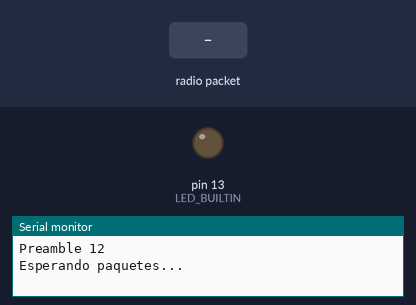
Bench run of a sketch on a simulated Arduino Uno, built with avr-gcc and run on an emulated ATmega328P. Shown: output pins drawn as LEDs (lit = HIGH), the last lines printed to the serial monitor. Inputs (shaded band) come from the test bench. No radio packets arrive unless stated.

Above: at 1.2 s.
1.3 s: radio packet "1" arrives
At 1.7 s:
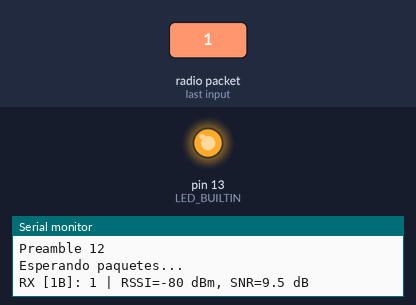
Timing chart, 0 to 4.3 s (numbered marks = the images above; inputs shaded):
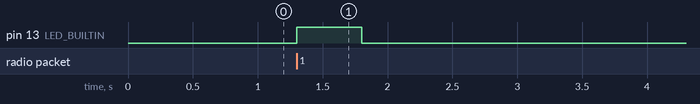

The sketch:

LoRa_Receptor_MaxRange.ino
```cpp
\
#include <SPI.h>
#include <LoRa.h>

// --- Hardware: BSFrance LoRa32u4 (SX1276 / RFM95 compatible) ---
const int PIN_SS    = 8;
const int PIN_RESET = 4;
const int PIN_DIO0  = 7;

// --- Radio params: deben coincidir con el emisor ---
const long FRECUENCIA_HZ = 915E6;  // Hz
const int  SF             = 12;     // 6..12 (12 = más alcance)
const long BW_HZ          = 125E3;  // 125 kHz
const int  CR_DENOM       = 5;      // Coding Rate 4/5
const int  TX_POWER_DBM   = 14;     // No afecta RX, lo dejamos razonable
const int  PREAMBLE_LEN   = 12;

void configurarRadio() {
  LoRa.setFrequency(FRECUENCIA_HZ);
  LoRa.setSpreadingFactor(SF);
  LoRa.setSignalBandwidth(BW_HZ);
  LoRa.setCodingRate4(CR_DENOM);
  LoRa.setPreambleLength(PREAMBLE_LEN);
  LoRa.enableCrc();
  LoRa.setTxPower(TX_POWER_DBM);
}

void setup() {
  Serial.begin(9600);
  unsigned long t0 = millis();
  while (!Serial && millis() - t0 < 2000) {}

  pinMode(LED_BUILTIN, OUTPUT);
  digitalWrite(LED_BUILTIN, LOW);

  LoRa.setPins(PIN_SS, PIN_RESET, PIN_DIO0);
  if (!LoRa.begin(FRECUENCIA_HZ)) {
    Serial.println("Fallo al inicializar LoRa (receptor).");
    while (1) {}
  }
  configurarRadio();

  Serial.print("Receptor @ "); Serial.print(FRECUENCIA_HZ/1e6, 3); Serial.print(" MHz");
  Serial.print(", SF"); Serial.print(SF);
  Serial.print(", BW "); Serial.print(BW_HZ/1000); Serial.print(" kHz");
  Serial.print(", CR 4/"); Serial.print(CR_DENOM);
  Serial.print(", TX "); Serial.print(TX_POWER_DBM); Serial.println(" dBm");
  Serial.print("Preamble "); Serial.println(PREAMBLE_LEN);
  Serial.println("Esperando paquetes...");
}

void loop() {
  int packetSize = LoRa.parsePacket();
  if (packetSize > 0) {
    String rx;
    while (LoRa.available()) rx += (char)LoRa.read();

    int rssi = LoRa.packetRssi();
    float snr = LoRa.packetSnr();

    Serial.print("RX ["); Serial.print(packetSize); Serial.print("B]: ");
    Serial.print(rx);
    Serial.print(" | RSSI="); Serial.print(rssi); Serial.print(" dBm");
    Serial.print(", SNR=");  Serial.print(snr, 1); Serial.println(" dB");

    // Blink LED 1 s para confirmar recepcion
    digitalWrite(LED_BUILTIN, HIGH);
    delay(500);
    digitalWrite(LED_BUILTIN, LOW);

    // ACK: eco con prefijo "OK "
    String ack = String("OK ") + rx;
    LoRa.beginPacket();
    LoRa.write((const uint8_t*)ack.c_str(), ack.length());
    LoRa.endPacket();
    // Serial.println("ACK enviado");
  }

  delay(2);
}
```

Measured:
- after the input at 1.3 s, pin 13 (LED_BUILTIN): LOW → HIGH at once, → LOW 0.50 s later
